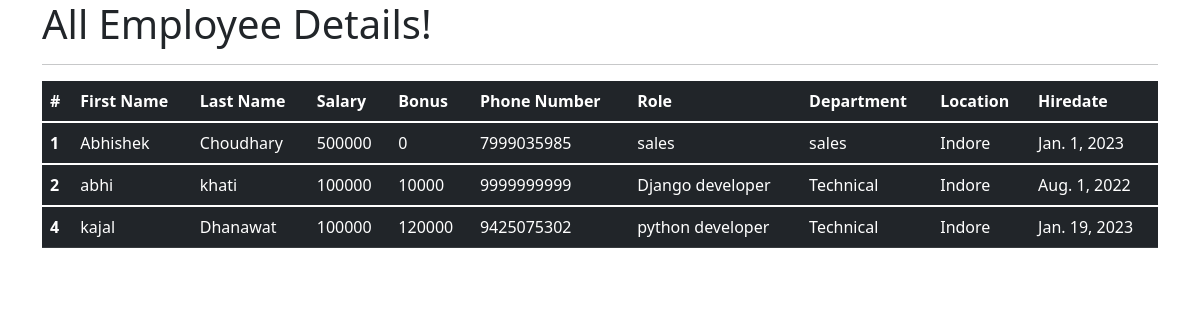
The app's page /all_emp with its own data.
### emp_app/models.py (models this page shows, shortened)
class Employee(models.Model):
    first_name = models.CharField(max_length=100, null=False)
    last_name = models.CharField(max_length=100)
    dept = models.ForeignKey(Department, on_delete=models.CASCADE)
    salary = models.IntegerField(default=0)
    bonus = models.IntegerField(default=0)
    role = models.ForeignKey(Role, on_delete=models.CASCADE)
    phone = models.IntegerField(default=0)
    hire_date = models.DateField()
    def __str__(self):
        return "%s %s %s" %(self.first_name, self.last_name, self.phone)

class Role(models.Model):
    name = models.CharField(max_length=100, null=False)

class Department(models.Model):
    name = models.CharField(max_length=100,null=False)
    location = models.CharField(max_length=100)

### emp_app/views.py (the view)
# urls.py: path('all_emp', views.all_emp, name='all_emp'),
def all_emp(request):
    emps = Employee.objects.all()
    context = {
        'emps': emps
    }
    print(context)
    return render(request, 'view_all_emp.html', context)

### emp_app/templates/view_all_emp.html (shortened to what this page needs)
<!DOCTYPE html>
<html lang="en">
<head>
  <link href="https://cdn.jsdelivr.net/npm/bootstrap@5.1.3/dist/css/bootstrap.min.css" rel="stylesheet">
</head>
  <body>
  <div class="container">
          <h1>All Employee Details!</h1>
      <hr>
     <table class="table table-dark">
  <thead>
    <tr>
      <th scope="col">#</th>
      <th scope="col">First Name</th>
      <th scope="col">Last Name</th>
      <th scope="col">Salary</th>
      <th scope="col">Bonus</th>
      <th scope="col">Phone Number</th>
      <th scope="col">Role</th>
      <th scope="col">Department</th>
      <th scope="col">Location</th>
      <th scope="col">Hiredate</th>
    </tr>
  </thead>
         {% for emp in emps %}
  <tbody>
    <tr>
      <th scope="row">{{emp.id}}</th>
      <td>{{emp.first_name}}</td>
      <td>{{emp.last_name}}</td>
      <td>{{emp.salary}}</td>
      <td>{{emp.bonus}}</td>
      <td>{{emp.phone}}</td>
      <td>{{emp.role.name}}</td>
      <td>{{emp.dept.name}}</td>
      <td>{{emp.dept.location}}</td>
      <td>{{emp.hire_date}}</td>
    </tr>
  </tbody>
         {% endfor %}
</table>
  </div>
  </body>
</html>

### records on screen
Employee: id "1", first_name "Abhishek", last_name "Choudhary", salary "500000", bonus "0", phone "7999035985", role.name "sales", dept.name "sales", dept.location "Indore", hire_date "Jan. 1, 2023"
Employee: id "2", first_name "abhi", last_name "khati", salary "100000", bonus "10000", phone "9999999999", role.name "Django developer", dept.name "Technical", dept.location "Indore", hire_date "Aug. 1, 2022"
Employee: id "4", first_name "kajal", last_name "Dhanawat", salary "100000", bonus "120000", phone "9425075302", role.name "python developer", dept.name "Technical", dept.location "Indore", hire_date "Jan. 19, 2023"
